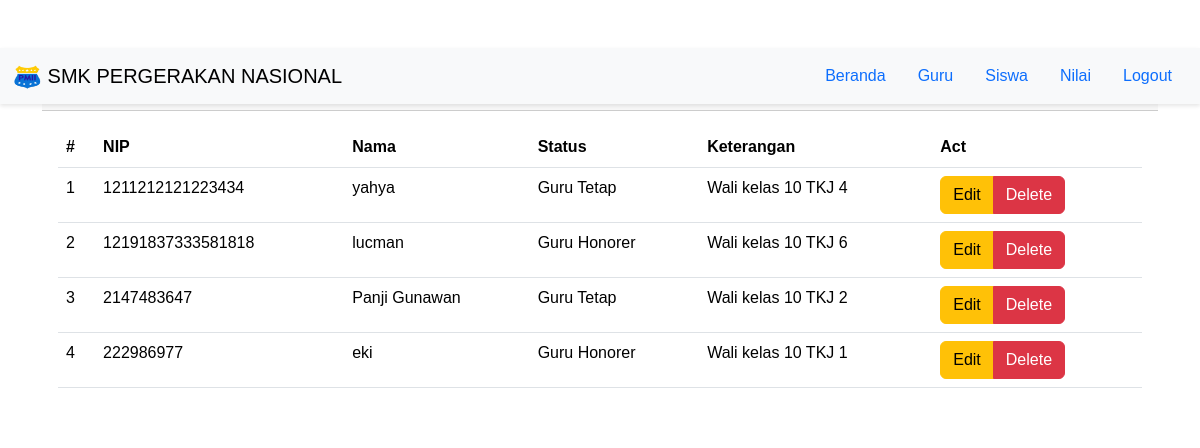
The app's page /guru/index.php with its own data.
### tables this page shows
CREATE TABLE `data_guru` (
  `nip` varchar(30) NOT NULL,
  `nama` varchar(255) NOT NULL,
  `status` varchar(255) NOT NULL,
  `keterangan` text DEFAULT NULL
);

### guru/index.php (the view, shortened to what this page needs)
<!DOCTYPE html>
<html lang="en">
<head>
    <link rel="stylesheet" href="https://cdn.jsdelivr.net/npm/bootstrap@5.3.3/dist/css/bootstrap.min.css">
    <link rel="stylesheet" href="style.css">
</head>
<body>
    <nav class="navbar bg-body-tertiary">
        <div class="container-fluid">
            <a class="navbar-brand" href="#">
                <img src="../guru/images/logopmii.png" alt="Logo" width="30" height="24"
                    class="d-inline-block align-text-top">
                SMK PERGERAKAN NASIONAL
            </a>
            <ul class="nav justify-content-end">
                <li class="nav-item">
                  <a class="nav-link active" aria-current="page" href="../dashboard/">Beranda</a>
                </li>
                <li class="nav-item">
                  <a class="nav-link" href="#">Guru</a>
                </li>
                <li class="nav-item">
                  <a class="nav-link" href="../siswa/">Siswa</a>
                </li>
                <li class="nav-item">
                  <a class="nav-link" href="../nilai/">Nilai</a>
                </li>
                <li class="nav-item">
                  <a class="nav-link" href="../index.html" >Logout</a>
                </li>
              </ul>
        </div>
    </nav>
    <div class="container my-5">
        <div class="row">
            <div class="col-md-12">
                <div class="card border-0">
                    <div class="card-header">
                        <div class="d-flex justify-content-between">
                            <h2>Data Guru</h2>
                            <a href="add.php" class="btn btn-primary">Tambah</a>
                        </div>
                    </div>
                    <div class="card-body">
                        <table class="table">
                            <thead>
                                <tr>
                                    <th>#</th>
                                    <th>NIP</th>
                                    <th>Nama</th>
                                    <th>Status</th>
                                    <th>Keterangan</th>
                                    <th>Act</th>
                                </tr>
                            </thead>
                            <tbody>
                                <?php
                                include "koneksi.php";
                                $no = 1;
                                $query = mysqli_query($koneksi, "SELECT * FROM data_guru");
                                foreach ($query as $data) {
                                ?>
                                <tr>
                                    <td>
                                        <?= $no++ ?>
                                    </td>
                                    <td>
                                        <?= $data['nip'] ?>
                                    </td>
                                    <td>
                                        <?= $data['nama'] ?>
                                    </td>
                                    <td>
                                        <?= $data['status'] ?>
                                    </td>
                                    <td>
                                        <?= $data['keterangan'] ?>
                                    </td>
                                    <td>
                                        <div class="btn-group">
                                            <a href="edit.php?nip=<?= $data['nip'] ?>" class="btn btn-warning">Edit</a>
                                            <a href="delete.php?nip=<?= $data['nip'] ?>" class="btn btn-danger">Delete</a>
                                        </div>
                                    </td>
                                </tr>
                                <?php
                                }
                                ?>
                            </tbody>
                        </table>
                    </div>
                </div>
            </div>
        </div>
    </div>
</body>
</html>

### Style.css (style rules this page uses)
body { font-family: Arial, sans-serif; margin: 0; padding: 0; }
.navbar { position: fixed; width: 100%; z-index: 1000; transition: background-color 0.3s ease; box-shadow: 0 2px 4px rgba(0, 0, 0, 0.1); }

### records on screen
data_guru: nip "1211212121223434", nama "yahya", status "Guru Tetap", keterangan "Wali kelas 10 TKJ 4"
data_guru: nip "12191837333581818", nama "lucman", status "Guru Honorer", keterangan "Wali kelas 10 TKJ 6"
data_guru: nip "2147483647", nama "Panji Gunawan", status "Guru Tetap", keterangan "Wali kelas 10 TKJ 2"
data_guru: nip "222986977", nama "eki", status "Guru Honorer", keterangan "Wali kelas 10 TKJ 1"
